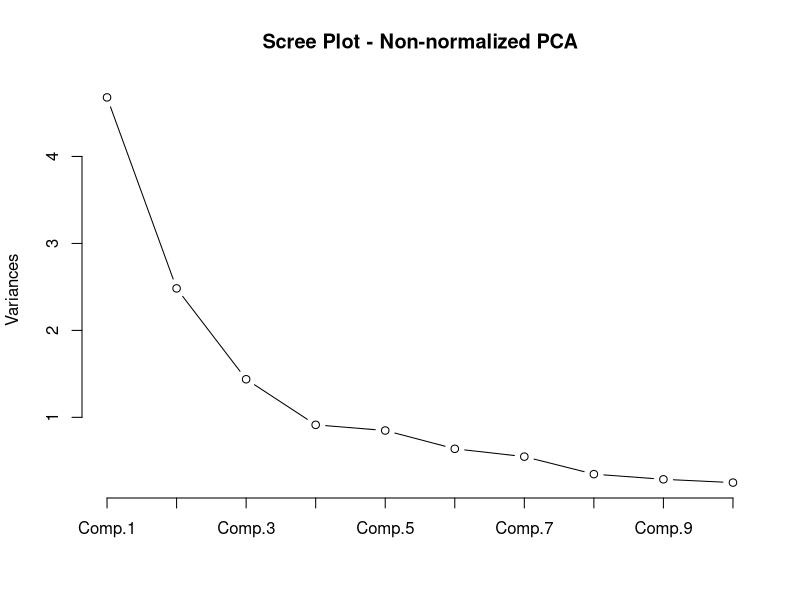
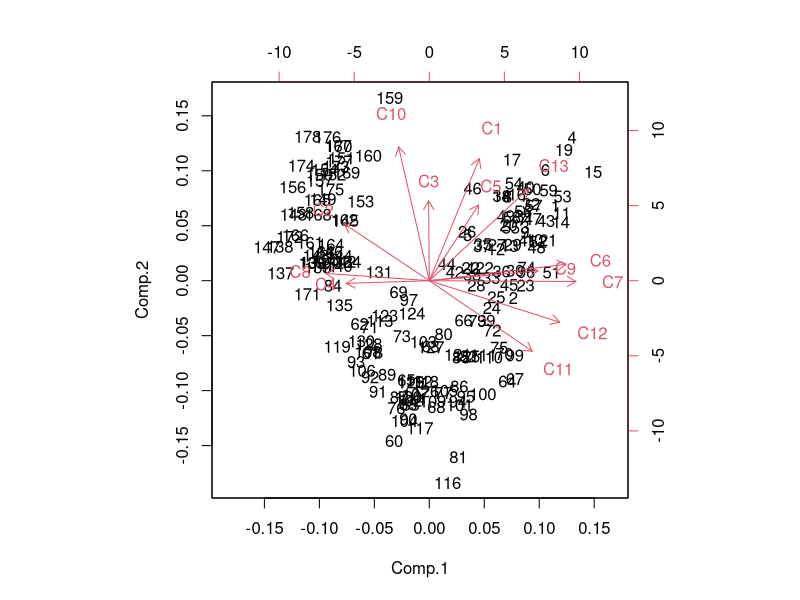

Write R code to recreate these figures, in order.


wine <- read.table("wine.tsv", header = TRUE, sep = "\t")
wine <- wine[, -1]

non_normal_pca <- princomp(wine)

# Normalize each column in wine
wine <- scale(wine)

normal_pca <- princomp(wine)

normal_pca_noc_cor <- princomp(wine, cor = FALSE)

# Scree plot for non-normalized PCA
plot(normal_pca, type = "l", main = "Scree Plot - Non-normalized PCA")

biplot(normal_pca)